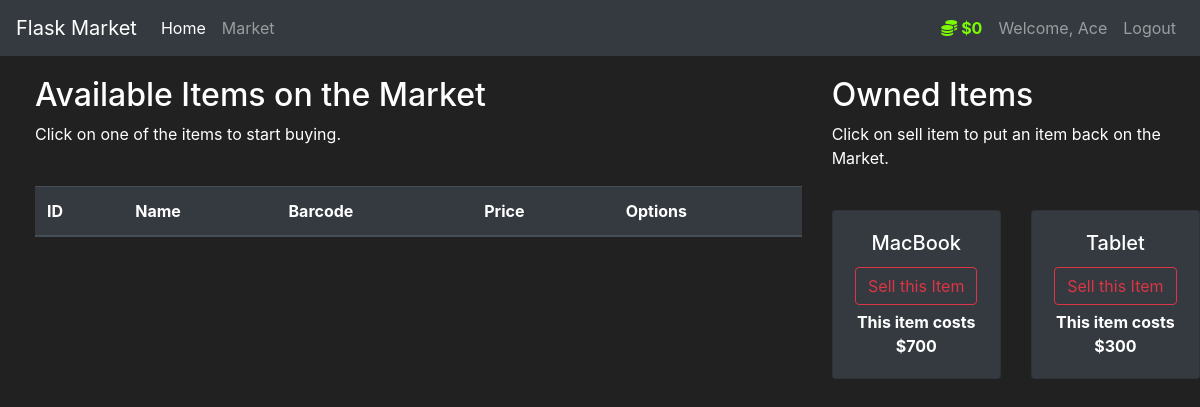
/market (signed in), run on the app's committed database.
### market/models.py (models this page shows, shortened)
class User(db.Model, UserMixin):
    id = db.Column(db.Integer(), primary_key = True)
    username = db.Column(db.String(length=30), nullable = False, unique = True)
    email_address = db.Column(db.String(length=50), nullable = False, unique = True)
    password_hash = db.Column(db.String(length=60), nullable = False)
    budget = db.Column(db.Integer(), nullable = False, default = 1000)
    items = db.relationship('Item', backref = 'owned_user', lazy = True)
    @property
    def prettier_budget(self):
        if len(str(self.budget)) >= 4:
            return f'${str(self.budget)[:-3]}, {str(self.budget)[-3:]}'
        else:
            return f"${self.budget}"
    @property
    def password(self):
        return self.password

class Item(db.Model):
    id = db.Column(db.Integer(), primary_key = True)
    name = db.Column(db.String(length = 30), nullable = False, unique=True)
    price = db.Column(db.Integer(), nullable = False)
    barcode = db.Column(db.String(length = 12), nullable = False, unique = True)
    description = db.Column(db.String(length = 1024), nullable = False, unique = True)
    owner = db.Column(db.Integer, db.ForeignKey('user.id'))

### market/routes.py (the view, shortened to what this page needs)
@app.route('/market', methods = ['GET', 'POST'])
@login_required
def market_page():
    purchase_form = PurchaseItemForm()
    selling_form = SellItemForm()
    if request.method == "GET":
        items = Item.query.filter_by(owner = None)
        owned_items = Item.query.filter_by(owner=current_user.id)
        return render_template('market.html', items=items, purchase_form = purchase_form,
                               owned_items = owned_items, selling_form = selling_form)

### market/models.py (called while the page is built)
@login_manager.user_loader
def load_user(user_id):
    return User.query.get(int(user_id))

### market/templates/market.html (shortened to what this page needs)
{% extends 'base.html' %}
{% block content %}
  <div class="row" style = "margin-top:20px; margin-left:20px; ">
    <div class="col-8">
      <h2>Available Items on the Market</h2>
      <p>Click on one of the items to start buying.</p>
      <br>
        <table class="table table-hover table-dark">
          <thead>
            <tr>
                <th scope="col">ID</th>
                <th scope="col">Name</th>
                <th scope="col">Barcode</th>
                <th scope="col">Price</th>
                <th scope="col">Options</th>
            </tr>
          </thead>
        </table>
    </div>
    <div class="col-4">
      <h2>Owned Items</h2>
      <p>Click on sell item to put an item back on the Market.</p>
      <br>
      <div class = 'row'>
        {% for owned_item in owned_items %}
        <div class = 'col-md-6'>
          <div style="margin-bottom: 5px" class="card text-center bg-dark">
              <div class="card-body">
                <h5 class="card-title">{{ owned_item.name }}</h5>
                <button type="button" class="btn btn-outline-danger" style="margin-bottom: 5px"
                        data-toggle="modal" data-target="#Modal-SellingConfirm-{{ owned_item.id }}">
                    Sell this Item
                </button>
                <p class="card-text">
                  <strong>
                    This item costs ${{ owned_item.price }}
                  </strong>
                </p>
              </div>
          </div>
        </div>
        {% endfor %}
      </div>
    </div>
  </div>
{% endblock %}

### market/templates/base.html (shortened to what this page needs)
<!doctype html>
<html lang="en">
   <head>
      <link rel="stylesheet" href="https://cdn.jsdelivr.net/npm/bootstrap@4.5.3/dist/css/bootstrap.min.css">
   </head>
   <body>
    <nav class="navbar navbar-expand-md navbar-dark bg-dark">
      <a class="navbar-brand" href="#">Flask Market</a>
      <div class="collapse navbar-collapse" id="navbarNav">
        <ul class="navbar-nav mr-auto">
            <li class="nav-item active">
                <a class="nav-link" href="{{ url_for('home_page') }}">Home <span class="sr-only">(current)</span></a>
            </li>
            <li class="nav-item">
                <a class="nav-link" href="{{ url_for('market_page') }}">Market</a>
            </li>
        </ul>
        {% if current_user.is_authenticated %}
          <ul class="navbar-nav">
            <li class="nav-item">
                <a class="nav-link" style = "color: lawngreen; font-weight:bold;">
                  <i class="fas fa-coins"></i>
                  {{ current_user.prettier_budget }}
                </a>
            </li>
            <li class="nav-item">
                <a class="nav-link">Welcome, {{ current_user.username }}</a>
              </li>
              <li class="nav-item">
                <a class="nav-link" href="{{ url_for('logout_page') }}">Logout</a>
              </li>
          </ul>
        {% endif %}
      </div>
    </nav>
    {% block content %}
    {% endblock %}
   </body>
</html>

### market/templates/base.html (style rules this page uses)
body { background-color: #212121; color: white }

### data on the page
User: prettier_budget "$0", username "Ace"
Item: name "MacBook", price "700"
Item: name "Tablet", price "300"
